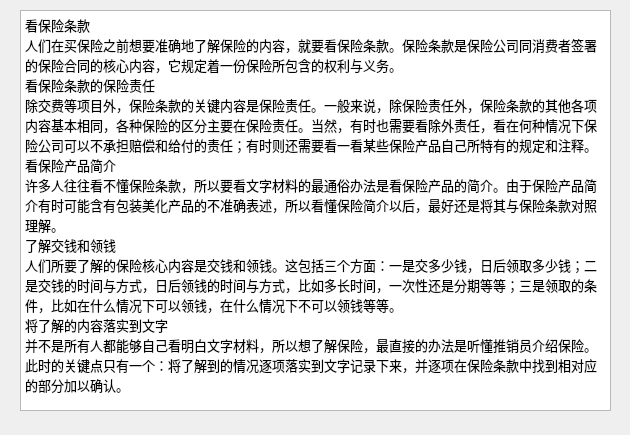
<?xml version="1.0" encoding="UTF-8"?>
<ui version="4.0">
 <class>Form</class>
 <widget class="QWidget" name="Form">
  <property name="geometry">
   <rect>
    <x>0</x>
    <y>0</y>
    <width>630</width>
    <height>435</height>
   </rect>
  </property>
  <property name="windowTitle">
   <string>Form</string>
  </property>
  <widget class="QTextBrowser" name="textBrowser">
   <property name="geometry">
    <rect>
     <x>20</x>
     <y>10</y>
     <width>591</width>
     <height>401</height>
    </rect>
   </property>
   <property name="font">
    <font>
     <family>Agency FB</family>
     <pointsize>10</pointsize>
    </font>
   </property>
   <property name="html">
    <string>&lt;!DOCTYPE HTML PUBLIC &quot;-//W3C//DTD HTML 4.0//EN&quot; &quot;http://www.w3.org/TR/REC-html40/strict.dtd&quot;&gt;
&lt;html&gt;&lt;head&gt;&lt;meta name=&quot;qrichtext&quot; content=&quot;1&quot; /&gt;&lt;style type=&quot;text/css&quot;&gt;
p, li { white-space: pre-wrap; }
&lt;/style&gt;&lt;/head&gt;&lt;body style=&quot; font-family:'Agency FB'; font-size:10pt; font-weight:400; font-style:normal;&quot;&gt;
&lt;p style=&quot; margin-top:0px; margin-bottom:0px; margin-left:0px; margin-right:0px; -qt-block-indent:0; text-indent:0px;&quot;&gt;&lt;span style=&quot; font-family:'SimSun';&quot;&gt;看保险条款&lt;/span&gt;&lt;/p&gt;
&lt;p style=&quot; margin-top:0px; margin-bottom:0px; margin-left:0px; margin-right:0px; -qt-block-indent:0; text-indent:0px;&quot;&gt;&lt;span style=&quot; font-family:'SimSun';&quot;&gt;人们在买保险之前想要准确地了解保险的内容，就要看保险条款。保险条款是保险公司同消费者签署的保险合同的核心内容，它规定着一份保险所包含的权利与义务。&lt;/span&gt;&lt;/p&gt;
&lt;p style=&quot; margin-top:0px; margin-bottom:0px; margin-left:0px; margin-right:0px; -qt-block-indent:0; text-indent:0px;&quot;&gt;&lt;span style=&quot; font-family:'SimSun';&quot;&gt;看保险条款的保险责任&lt;/span&gt;&lt;/p&gt;
&lt;p style=&quot; margin-top:0px; margin-bottom:0px; margin-left:0px; margin-right:0px; -qt-block-indent:0; text-indent:0px;&quot;&gt;&lt;span style=&quot; font-family:'SimSun';&quot;&gt;除交费等项目外，保险条款的关键内容是保险责任。一般来说，除保险责任外，保险条款的其他各项内容基本相同，各种保险的区分主要在保险责任。当然，有时也需要看除外责任，看在何种情况下保险公司可以不承担赔偿和给付的责任；有时则还需要看一看某些保险产品自己所特有的规定和注释。&lt;/span&gt;&lt;/p&gt;
&lt;p style=&quot; margin-top:0px; margin-bottom:0px; margin-left:0px; margin-right:0px; -qt-block-indent:0; text-indent:0px;&quot;&gt;&lt;span style=&quot; font-family:'SimSun';&quot;&gt;看保险产品简介&lt;/span&gt;&lt;/p&gt;
&lt;p style=&quot; margin-top:0px; margin-bottom:0px; margin-left:0px; margin-right:0px; -qt-block-indent:0; text-indent:0px;&quot;&gt;&lt;span style=&quot; font-family:'SimSun';&quot;&gt;许多人往往看不懂保险条款，所以要看文字材料的最通俗办法是看保险产品的简介。由于保险产品简介有时可能含有包装美化产品的不准确表述，所以看懂保险简介以后，最好还是将其与保险条款对照理解。&lt;/span&gt;&lt;/p&gt;
&lt;p style=&quot; margin-top:0px; margin-bottom:0px; margin-left:0px; margin-right:0px; -qt-block-indent:0; text-indent:0px;&quot;&gt;&lt;span style=&quot; font-family:'SimSun';&quot;&gt;了解交钱和领钱&lt;/span&gt;&lt;/p&gt;
&lt;p style=&quot; margin-top:0px; margin-bottom:0px; margin-left:0px; margin-right:0px; -qt-block-indent:0; text-indent:0px;&quot;&gt;&lt;span style=&quot; font-family:'SimSun';&quot;&gt;人们所要了解的保险核心内容是交钱和领钱。这包括三个方面：一是交多少钱，日后领取多少钱；二是交钱的时间与方式，日后领钱的时间与方式，比如多长时间，一次性还是分期等等；三是领取的条件，比如在什么情况下可以领钱，在什么情况下不可以领钱等等。&lt;/span&gt;&lt;/p&gt;
&lt;p style=&quot; margin-top:0px; margin-bottom:0px; margin-left:0px; margin-right:0px; -qt-block-indent:0; text-indent:0px;&quot;&gt;&lt;span style=&quot; font-family:'SimSun';&quot;&gt;将了解的内容落实到文字&lt;/span&gt;&lt;/p&gt;
&lt;p style=&quot; margin-top:0px; margin-bottom:0px; margin-left:0px; margin-right:0px; -qt-block-indent:0; text-indent:0px;&quot;&gt;&lt;span style=&quot; font-family:'SimSun';&quot;&gt;并不是所有人都能够自己看明白文字材料，所以想了解保险，最直接的办法是听懂推销员介绍保险。此时的关键点只有一个：将了解到的情况逐项落实到文字记录下来，并逐项在保险条款中找到相对应的部分加以确认。&lt;/span&gt;&lt;/p&gt;&lt;/body&gt;&lt;/html&gt;</string>
   </property>
  </widget>
 </widget>
 <resources/>
 <connections/>
</ui>
